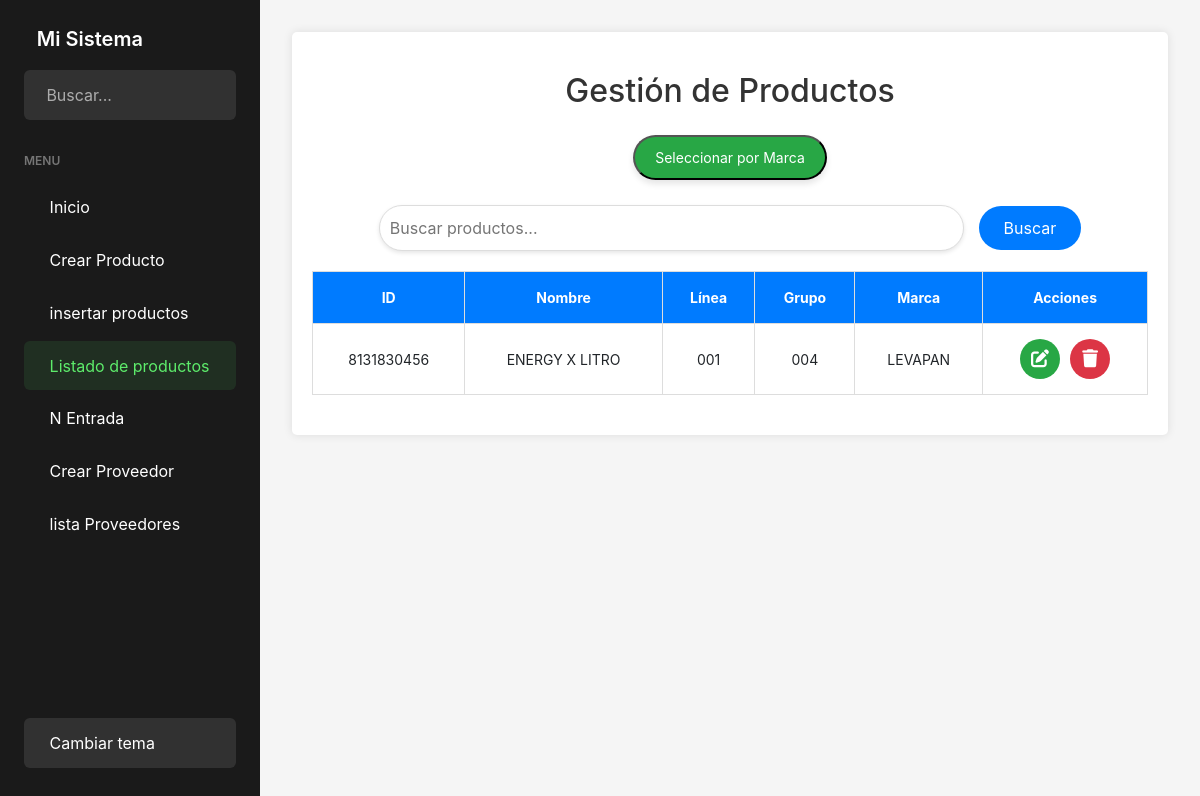
Screenshot of /productos_listado/ with the database file from the repository.
### APP_PM/models.py (models this page shows, shortened)
class Crear_producto(models.Model):
    LINEA_OPCIONES = [
        ('001', 'Fertilizantes'),
        ('002', 'Bioinsumos'),
        ('003', 'Materia Prima'),
        ('004', 'Coayudantes'),
        ('005', 'Comercializacion de productos'),
        ('006', 'Equipos de pulverizador'),
        ('007', 'Fungicidas'),
        ('008', 'Herbicidas'),
        ('009', 'Insecticidas'),
        ('010', 'Insumos'),
        ('011', 'Mercancia en Consignacion'),
        ('012', 'Productos fabricados - No Propios'),
    ]
    GRUPO_OPCIONES = [
        ('001', 'Biofungicidas'),
        ('002', 'Comercializacion de productos'),
        ('003', 'Materia Prima'),
        ('004', 'Fertilizantes'),
        ('005', 'Foliares'),
        ('006', 'Granulados'),
        ('007', 'Insumos'),
        ('008', 'Liquido'),
        ('009', 'Organicos'),
        ('010', 'Polvo'),
        ('011', 'Productos fabricados - No Propios'),
        ('012', 'Pulverizador Liquido'),
    ]
    id_producto = models.CharField(max_length=10, unique=True, editable=False, blank=True)
    nombre_producto = models.CharField(max_length=100)
    linea = models.CharField(max_length=100, choices=LINEA_OPCIONES)
    grupo = models.CharField(max_length=100, choices=GRUPO_OPCIONES)
    marca = models.CharField(max_length=100)

### APP_PM/views.py (the view)
# urls.py: path('productos_listado/', views.productos_listado, name='productos_listado'),
def productos_listado(request):
    query = request.GET.get('q')  # Parámetro de búsqueda
    filtro_marca = request.GET.get('marca')  # Parámetro de filtro por marca
    productos = Crear_producto.objects.all()
    if query:
        productos = productos.filter(nombre_producto__icontains=query)  # Búsqueda por nombre
    if filtro_marca:
        productos = productos.filter(marca=filtro_marca)  # Filtro por marca
    marcas = Crear_producto.objects.values_list('marca', flat=True).distinct()
    return render(request, 'Productos/productos_listado.html', {
        'productos': productos,
        'marcas': marcas
    })

### APP_PM/templates/Productos/productos_listado.html (shortened to what this page needs)
{% extends 'Home/home.html' %}
{% load static %}
{% block content %}
<!DOCTYPE html>
<html lang="es">
<head>
</head>
<body>
    <div class="container">
        <h2>Gestión de Productos</h2>
        <div class="filter-container">
            <button id="toggle-marcas" class="marca-button mostrar-todos">Seleccionar por Marca</button>
        </div>
        <div class="search-bar">
            <form method="GET" action="{% url 'productos_listado' %}">
                <input type="text" name="q" placeholder="Buscar productos..." value="{{ request.GET.q }}">
                <button type="submit">Buscar</button>
            </form>
        </div>
        <table>
            <thead>
                <tr>
                    <th>ID</th>
                    <th>Nombre</th>
                    <th>Línea</th>
                    <th>Grupo</th>
                    <th>Marca</th>
                    <th>Acciones</th>
                </tr>
            </thead>
            <tbody>
                {% for producto in productos %}
                <tr>
                    <td>{{ producto.id_producto }}</td>
                    <td>{{ producto.nombre_producto }}</td>
                    <td>{{ producto.linea }}</td>
                    <td>{{ producto.grupo }}</td>
                    <td>{{ producto.marca }}</td>
                    <td>
                        <div class="button-container">
                            <a href="{% url 'editar_producto' producto.id_producto %}" class="green"><i class="fas fa-edit"></i></a>
                            <a href="{% url 'eliminar_producto' producto.id_producto %}" onclick="event.preventDefault(); confirmarEliminacion(this.href);" class="red"><i class="fas fa-trash"></i></a>
                        </div>
                    </td>
                </tr>
                {% empty %}
                <tr>
                    <td colspan="6">No hay productos que coincidan con la búsqueda.</td>
                </tr>
                {% endfor %}
            </tbody>
        </table>
    </div>
</body>
</html>
{% endblock %}

### APP_PM/static/css/home.css (style rules this page uses)
:root { --primary-color: #5dec6b; --sidebar-width: 260px; --sidebar-collapsed-width: 80px; --header-height: 60px; --sidebar-bg: #1a1a1a; --sidebar-color: #fff; --hover-bg: rgba(93, 236, 107, 0.1); }
.container { max-width: 100%; padding: 20px; background-color: #fff; border-radius: 5px; box-shadow: 0 0 10px rgba(0, 0, 0, 0.1); }
* { margin: 0; padding: 0; box-sizing: border-box; font-family: 'Inter', sans-serif; }
body { background-color: #f5f5f5; }

### APP_PM/templates/Productos/productos_listado.html (style rules this page uses)
h2 { text-align: center; margin-top: 20px; margin-bottom: 20px; color: #333; font-size: 2rem; }
.filter-container { text-align: center; margin-bottom: 20px; }
.marca-button { display: inline-block; padding: 10px 20px; margin: 5px; background-color: #007BFF; color: white; text-decoration: none; border-radius: 25px; font-size: 14px; transition: all 0.3s ease-in-out; box-shadow: 0 4px 6px rgba(0, 0, 0, 0.1); cursor: pointer; }
.mostrar-todos { background-color: #28a745; }
.search-bar { text-align: center; margin-bottom: 20px; }
.search-bar input[type="text"] { width: 70%; padding: 10px; font-size: 16px; border: 1px solid #ddd; border-radius: 25px; outline: none; box-shadow: 0 2px 4px rgba(0, 0, 0, 0.1); transition: all 0.2s ease-in-out; }
.search-bar button { padding: 10px 25px; font-size: 16px; border: none; background-color: #007BFF; color: white; cursor: pointer; border-radius: 25px; margin-left: 10px; transition: all 0.2s ease-in-out; }
table { width: 100%; border-collapse: collapse; margin: 20px 0; }
table, th, td { border: 1px solid #ddd; }
th, td { padding: 15px; text-align: center; font-size: 14px; }
th { background-color: #007BFF; color: white; }
.button-container { display: flex; justify-content: center; gap: 10px; }
.button-container a { display: inline-block; width: 40px; height: 40px; border-radius: 50%; text-align: center; line-height: 40px; color: white; text-decoration: none; font-size: 18px; transition: all 0.3s ease-in-out; }
.button-container a.green { background-color: #28a745; }
.button-container a.red { background-color: #dc3545; }

### rows the page displays
Crear_producto: id_producto "8131830456", nombre_producto "ENERGY X LITRO", linea "001", grupo "004", marca "LEVAPAN"
